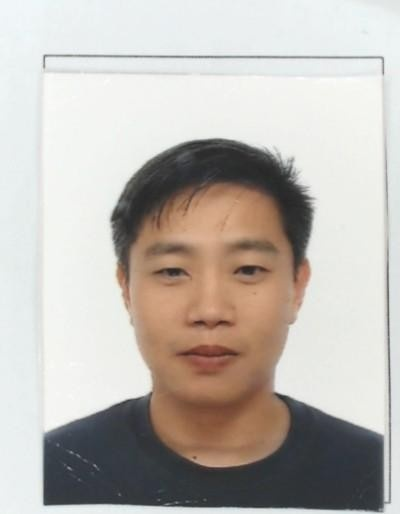
#> input picture app/img.jpg, 400 x 514 px
$ python canny.py
#> lines starting #> are read from the running program, lines starting #| are printed output that depends on the picture; after the words box and inside, x2 and y2 are one past the last pixel; in counts of white or black regions, pixels touching at a corner belong together
import os
import cv2
import numpy as np

# [18 lines of commented-out code are left out]

img = cv2.imread("app/img.jpg")
#> img is the input picture: shape (514, 400, 3); mean B, G, R 178.3, 184.2, 190
gray = cv2.cvtColor(img, cv2.COLOR_BGR2GRAY)
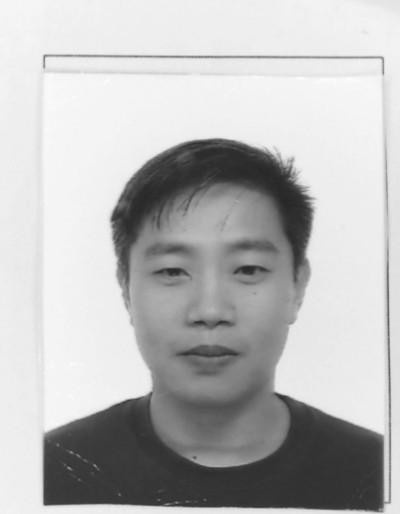
#> gray: shape (514, 400); min 38, max 253, mean 185.3
blurred = cv2.GaussianBlur(gray, (3, 3), 0)
canny  = cv2.Canny(blurred, 75, 150)
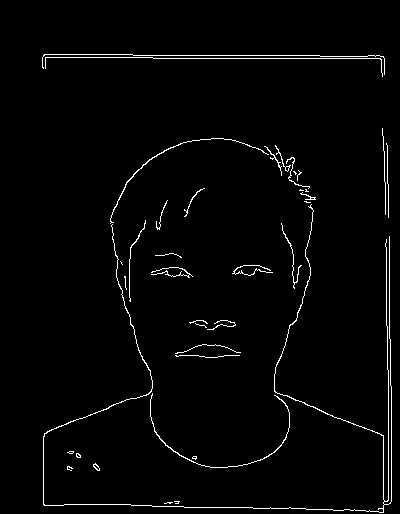
#> canny: shape (514, 400); 2.1% white in thin lines or dots, all inside (x1, y1, x2, y2) = (42, 54, 392, 513)

# gray = cv2.cvtColor(img, cv2.COLOR_BGR2GRAY)

# binary = cv2.bitwise_not(canny)

contours = cv2.findContours(canny, cv2.RETR_EXTERNAL, cv2.CHAIN_APPROX_NONE)
#> contours = 37 contours, 32 with area under 20; largest, box (x1, y1, x2, y2) and area: (43, 204, 392, 513) 104, (150, 393, 290, 468) 58, (110, 138, 269, 224) 54, (93, 463, 100, 471) 24, (275, 145, 291, 172) 23
contours = contours[0] if len(contours) == 2 else contours[1]

for contour in contours:
    (x,y,w,h) = cv2.boundingRect(contour)
    cv2.rectangle(img, (x,y), (x+w,y+h), (0,255,0), 2)
#> this loop made 37 passes
#> (x, y, w, h) on passes 1 to 12: (164, 502, 9, 2), (174, 501, 6, 3), (67, 466, 6, 5), (93, 463, 7, 8), (192, 456, 5, 4), (76, 453, 5, 5), (67, 451, 7, 3), (150, 393, 140, 75), (175, 355, 65, 3), (175, 344, 66, 10), (195, 323, 12, 5), (207, 320, 29, 10)
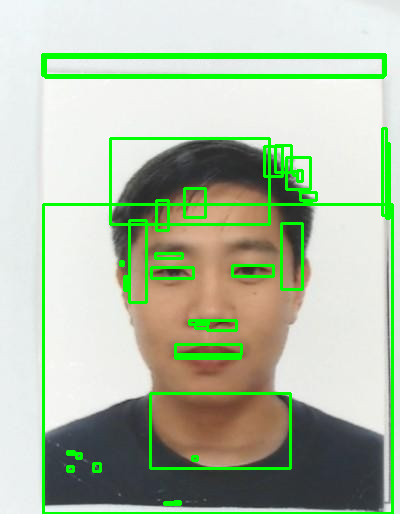
#> img: shape (514, 400, 3); 7.85% of pixels changed, all inside (x1, y1, x2, y2) = (41, 53, 394, 514)

cv2.imwrite('image.jpg', img)


# [29 lines of commented-out code are left out]
